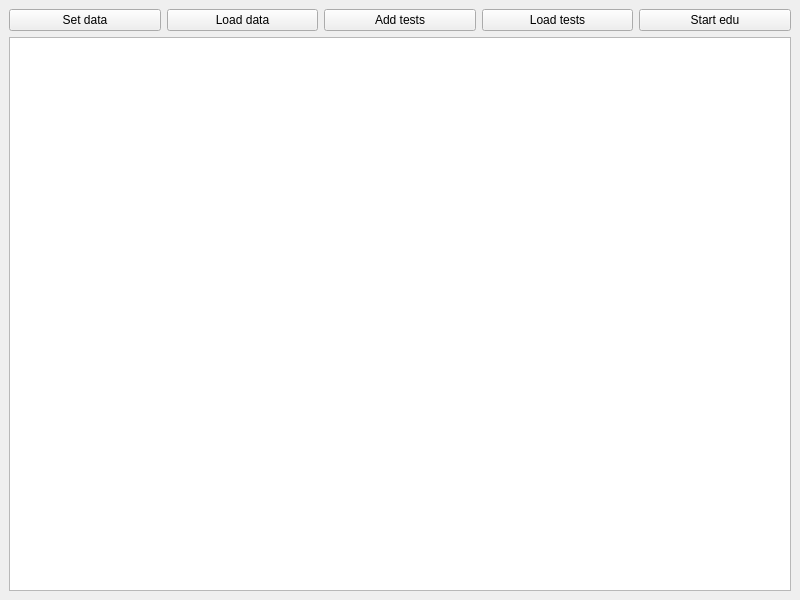
<?xml version="1.0" encoding="UTF-8"?>
<ui version="4.0">
 <class>MlpMainWin</class>
 <widget class="QMainWindow" name="MlpMainWin">
  <property name="geometry">
   <rect>
    <x>0</x>
    <y>0</y>
    <width>800</width>
    <height>600</height>
   </rect>
  </property>
  <property name="windowTitle">
   <string>MLP</string>
  </property>
  <widget class="QWidget" name="centralwidget">
   <layout class="QVBoxLayout" name="verticalLayout_3">
    <item>
     <layout class="QHBoxLayout" name="horizontalLayout_2">
      <item>
       <widget class="QPushButton" name="button1_set_data">
        <property name="text">
         <string>Set data</string>
        </property>
        <property name="checkable">
         <bool>true</bool>
        </property>
        <property name="flat">
         <bool>false</bool>
        </property>
       </widget>
      </item>
      <item>
       <widget class="QPushButton" name="button2_load_data">
        <property name="text">
         <string>Load data</string>
        </property>
        <property name="checkable">
         <bool>true</bool>
        </property>
       </widget>
      </item>
      <item>
       <widget class="QPushButton" name="button3_add_tests">
        <property name="text">
         <string>Add tests</string>
        </property>
        <property name="checkable">
         <bool>true</bool>
        </property>
       </widget>
      </item>
      <item>
       <widget class="QPushButton" name="button4_load_tests">
        <property name="text">
         <string>Load tests</string>
        </property>
        <property name="checkable">
         <bool>true</bool>
        </property>
       </widget>
      </item>
      <item>
       <widget class="QPushButton" name="button5_start_edu">
        <property name="text">
         <string>Start edu</string>
        </property>
        <property name="checkable">
         <bool>true</bool>
        </property>
       </widget>
      </item>
     </layout>
    </item>
    <item>
     <layout class="QVBoxLayout" name="verticalLayout">
      <item>
       <widget class="QGraphicsView" name="graphicsView"/>
      </item>
     </layout>
    </item>
   </layout>
  </widget>
 </widget>
 <resources/>
 <connections/>
</ui>
